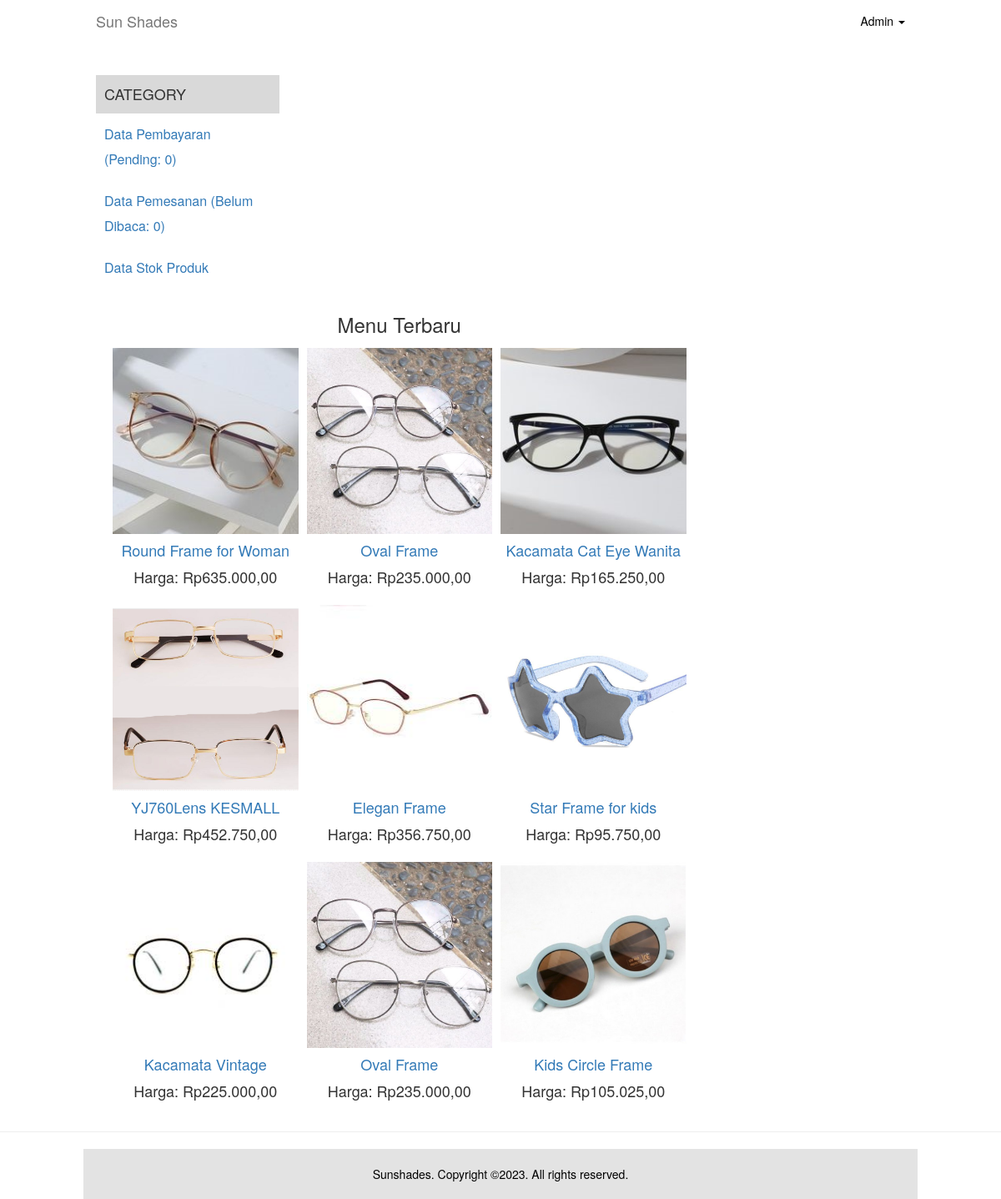
The page /admin/index.php (signed in) on the database its author committed.
### tables this page shows
CREATE TABLE `produk` (
  `id` int(4) NOT NULL,
  `nama` varchar(100) NOT NULL,
  `deskripsi` text NOT NULL,
  `gambar` varchar(200) NOT NULL,
  `harga` decimal(10,0) NOT NULL,
  `kategori_produk_id` int(11) NOT NULL
);

### admin/inc/config.php (called while the page is built, shortened)
<?php
$url = "http://localhost/sunshades/";
?>

### admin/index.php (the view, shortened to what this page needs)
<?php
	require "inc/config.php";
	require "inc/header.php";
?>
		<div class="container text-center">
    		<div class="col-md-9">
			<div class="row">
			<div class="col-md-12">
			<h3>Menu Terbaru</h3>
				<?php
					$k = mysqli_query($connect, "SELECT * FROM produk ORDER BY id DESC limit 9");
					while($data = mysqli_fetch_array($k)){
				?>
				<div class="col-md-4 content-menu">
					<a href="<?php echo $url; ?><?php echo $data['id'] ?>">
						<img src="<?php echo $url; ?>uploads/<?php echo $data['gambar'] ?>" width="100%">
						<h4><?php echo $data['nama'] ?></h4>
					</a>
					<p style="font-size:18px">Harga: Rp<?php echo number_format($data['harga'], 2, ',', '.') ?></p>
				</div>
				<?php } ?>
			</div>
			</div>
			</div>
<?php require "inc/footer.php"; ?>

### assets/css/navbar-fixed-top.css (style rules this page uses)
body { padding-top: 70px; }

### assets/css/style.css (style rules this page uses)
@media (min-width: 768px) { .container { width: 750px; } }
@media (min-width: 992px) { .container { width: 970px; } }
@media (min-width: 1200px) { .container { width: 1000px; } }
.content-menu { background-color: #ffffff; padding:5px; }
* { transition: all 200ms ease-in-out; }
body { background-color: #ffffff; }

### rows shown on the page
produk: gambar (picture), nama "Round Frame for Woman", harga "635.000,00"
produk: gambar (picture), nama "Oval Frame", harga "235.000,00"
produk: gambar (picture), nama "Kacamata Cat Eye Wanita", harga "165.250,00"
produk: gambar (picture), nama "YJ760Lens KESMALL", harga "452.750,00"
produk: gambar (picture), nama "Elegan Frame", harga "356.750,00"
produk: gambar (picture), nama "Star Frame for kids", harga "95.750,00"
produk: gambar (picture), nama "Kacamata Vintage", harga "225.000,00"
produk: gambar (picture), nama "Oval Frame", harga "235.000,00"
produk: gambar (picture), nama "Kids Circle Frame", harga "105.025,00"

### other values the page prints
$totalPending "0"
$totalUnRead "0"
